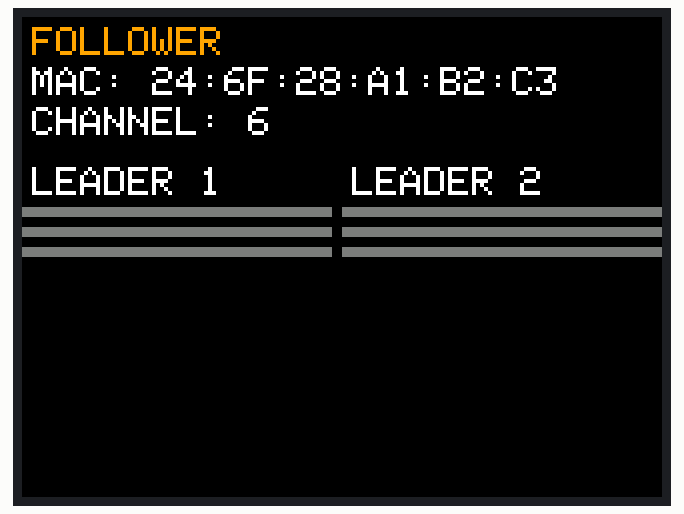
This sketch was run on a simulated ESP32. On the bench: 320×240 colour display. What the sketch prints to the serial monitor is not drawn.

Above: at 0.9 s.

The sketch:

2_9_2_espnow_follower.ino
```cpp
//フォロワーのプログラム

#include <M5Core2.h>
// #include <M5Stack.h>
#include <esp_now.h>
#include <WiFi.h>

//リーダー数
#define LEADER_NUM 2

//リーダーのMACアドレス
int MAC[LEADER_NUM][6] = {
  { 0x08, 0xB6, 0x1F, 0x88, 0x1F, 0xDC }, // 1台目のMACアドレス
  { 0xD4, 0xD4, 0xDA, 0x85, 0x56, 0x6C }, // 2台目のMACアドレス
  // { 0x00, 0x00, 0x00, 0x00, 0x00, 0x00 },
  // { 0x00, 0x00, 0x00, 0x00, 0x00, 0x00 },
};

//無線のチャンネル
//フォロワーとリーダーを同じチャンネルにする
//WiFi2.4GHz範囲 1~13
#define CHANNEL 1

//アクセスポイント名
//上記のチャンネルを変えれば、SSIDは変えなくてよい
const char *SSID = "Follower_1";

// 加速度XYZ ＊ リーダー数の配列を準備
int myData[3 * LEADER_NUM];


// Init ESP Now with fallback
void InitESPNow() {
  WiFi.disconnect();
  if (esp_now_init() == ESP_OK) {
    Serial.println("ESPNow Init Success");
  } else {
    Serial.println("ESPNow Init Failed");
    ESP.restart();
  }
}

// config AP SSID
void configDeviceAP() {
  // const char *SSID = "Follower_1";
  bool result = WiFi.softAP(SSID, "Follower_1_Password", CHANNEL, 0);
  if (!result) {
    Serial.println("AP Config failed.");
  } else {
    Serial.println("AP Config Success. Broadcasting with AP: " + String(SSID));
    Serial.print("AP CHANNEL ");
    Serial.println(WiFi.channel());
  }
}

void setup() {
  M5.begin();
  M5.Lcd.setTextSize(2);

  for (int i = 0; i < sizeof(myData) / sizeof(int); i++) {
    myData[i] = 0;
  }
  Serial.begin(9600);
  Serial.println("ESPNow/Basic/Follower Example");
  //Set device in AP mode to begin with
  WiFi.mode(WIFI_AP);
  // configure device AP mode
  configDeviceAP();
  // This is the mac address of the Follower in AP Mode
  M5.Lcd.print("AP MAC: ");
  M5.Lcd.println(WiFi.softAPmacAddress());
  // Init ESPNow with a fallback logic
  InitESPNow();
  // Once ESPNow is successfully Init, we will register for recv CB to
  // get recv packer info.
  esp_now_register_recv_cb(OnDataRecv);
  delay(500);
  M5.Lcd.fillScreen(BLACK);
  M5.Lcd.setTextColor(WHITE, BLACK);
}

// callback when data is recv from Master
void OnDataRecv(const uint8_t *mac_addr, const uint8_t *data, int data_len) {
  char macStr[18];
  snprintf(macStr, sizeof(macStr), "%02x:%02x:%02x:%02x:%02x:%02x",
           mac_addr[0], mac_addr[1], mac_addr[2], mac_addr[3], mac_addr[4], mac_addr[5]);

  for (int i = 0; i < LEADER_NUM; i++) {
    int mac_match = 0;
    for (int j = 0; j < 6; j++) {
      //MACアドレスと一致するか
      if (mac_addr[j] == MAC[i][j]) {
        mac_match++;
      }
    }
    if (mac_match == 6) {
      //myData配列に、受信データを入れる
      myData[0 + i * 3] = *data;        //x
      myData[1 + i * 3] = *(data + 1);  //y
      myData[2 + i * 3] = *(data + 2);  //z
    }
  }
}

void loop() {
  //デバイス情報を表示
  M5.Lcd.setTextColor(ORANGE, BLACK);
  M5.Lcd.setCursor(5, 5);
  M5.Lcd.print("FOLLOWER");
  M5.Lcd.setTextColor(WHITE, BLACK);
  M5.Lcd.setCursor(5, 25);
  M5.Lcd.print("MAC: ");
  M5.Lcd.println(WiFi.macAddress());
  M5.Lcd.setCursor(5, 45);
  M5.Lcd.print("CHANNEL: ");
  M5.Lcd.println(WiFi.channel());

  //リーダーのデータ表示
  for (int i = 0; i < LEADER_NUM; i++) {
    draw_Leader(i);
  }

  //受信した加速度のデータを、PCに送る
  //（0~255の値を、-1.0~1.0にしてPCへ送っています。他のプログラムサンプルと合わせるため）
  for (int i = 0; i < 3 * LEADER_NUM; i++) {
    float sendData = (float(myData[i]) / 255.0) * 2.0 - 1.0;
    Serial.print(sendData);
    Serial.print(",");
  }
  //改行を送る
  Serial.println();

  //少しまつ
  // delay(10);
}


//リーダーの表示
void draw_Leader(int id) {
  //加速度センサ X軸
  int ax = map(myData[0 + id * 3], 0, 255, 0, 155);
  int ay = map(myData[1 + id * 3], 0, 255, 0, 155);
  int az = map(myData[2 + id * 3], 0, 255, 0, 155);
  switch (id) {
    case 0:
      M5.Lcd.setCursor(5, 75);
      M5.Lcd.print("LEADER 1");
      M5.Lcd.fillRect(ax, 95, 155 - ax, 5, DARKGREY);  //灰色の四角
      M5.Lcd.fillRect(0, 95, ax, 5, RED);              //赤い四角

      M5.Lcd.fillRect(ay, 105, 155 - ay, 5, DARKGREY);  //灰色の四角
      M5.Lcd.fillRect(0, 105, ay, 5, GREEN);            //緑の四角

      M5.Lcd.fillRect(az, 115, 155 - az, 5, DARKGREY);  //灰色の四角
      M5.Lcd.fillRect(0, 115, az, 5, CYAN);             //水色の四角
      break;

    case 1:
      M5.Lcd.setCursor(165, 75);
      M5.Lcd.print("LEADER 2");
      M5.Lcd.fillRect(160 + ax, 95, 315 - ax, 5, DARKGREY);  //灰色の四角
      M5.Lcd.fillRect(160, 95, ax, 5, RED);                  //赤い四角

      M5.Lcd.fillRect(160 + ay, 105, 315 - ay, 5, DARKGREY);  //灰色の四角
      M5.Lcd.fillRect(160, 105, ay, 5, GREEN);                //緑の四角

      M5.Lcd.fillRect(160 + az, 115, 315 - az, 5, DARKGREY);  //灰色の四角
      M5.Lcd.fillRect(160, 115, az, 5, CYAN);                 //水色の四角
      break;

    case 2:
      M5.Lcd.setCursor(5, 145);
      M5.Lcd.print("LEADER 3");
      M5.Lcd.fillRect(ax, 165, 155 - ax, 5, DARKGREY);  //灰色の四角
      M5.Lcd.fillRect(0, 165, ax, 5, RED);              //赤い四角

      M5.Lcd.fillRect(ay, 175, 155 - ay, 5, DARKGREY);  //灰色の四角
      M5.Lcd.fillRect(0, 175, ay, 5, GREEN);            //緑の四角

      M5.Lcd.fillRect(az, 185, 155 - az, 5, DARKGREY);  //灰色の四角
      M5.Lcd.fillRect(0, 185, az, 5, CYAN);             //水色の四角
      break;

    case 3:
      M5.Lcd.setCursor(165, 145);
      M5.Lcd.print("LEADER 4");
      M5.Lcd.fillRect(160 + ax, 165, 315 - ax, 5, DARKGREY);  //灰色の四角
      M5.Lcd.fillRect(160, 165, ax, 5, RED);                  //赤い四角

      M5.Lcd.fillRect(160 + ay, 175, 315 - ay, 5, DARKGREY);  //灰色の四角
      M5.Lcd.fillRect(160, 175, ay, 5, GREEN);                //緑の四角

      M5.Lcd.fillRect(160 + az, 185, 315 - az, 5, DARKGREY);  //灰色の四角
      M5.Lcd.fillRect(160, 185, az, 5, CYAN);                 //水色の四角
      break;
  }
}
```
